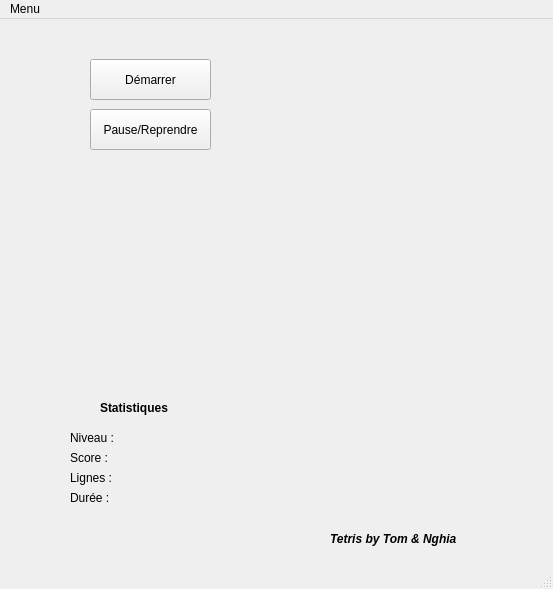
<?xml version="1.0" encoding="UTF-8"?>
<ui version="4.0">
 <class>MainWindow</class>
 <widget class="QMainWindow" name="MainWindow">
  <property name="geometry">
   <rect>
    <x>0</x>
    <y>0</y>
    <width>553</width>
    <height>589</height>
   </rect>
  </property>
  <property name="windowTitle">
   <string>MainWindow</string>
  </property>
  <property name="styleSheet">
   <string notr="true">selection-background-color: rgb(250, 247, 187);</string>
  </property>
  <widget class="QWidget" name="centralwidget">
   <widget class="QLabel" name="lb_pro">
    <property name="geometry">
     <rect>
      <x>330</x>
      <y>500</y>
      <width>141</width>
      <height>41</height>
     </rect>
    </property>
    <property name="text">
     <string>&lt;b&gt;&lt;i&gt;Tetris by Tom &amp; Nghia&lt;/i&gt;&lt;/b&gt;</string>
    </property>
   </widget>
   <widget class="QLabel" name="lb_nv">
    <property name="geometry">
     <rect>
      <x>70</x>
      <y>410</y>
      <width>58</width>
      <height>18</height>
     </rect>
    </property>
    <property name="text">
     <string>Niveau : </string>
    </property>
   </widget>
   <widget class="QLabel" name="lb_score">
    <property name="geometry">
     <rect>
      <x>70</x>
      <y>430</y>
      <width>58</width>
      <height>18</height>
     </rect>
    </property>
    <property name="text">
     <string>Score :</string>
    </property>
   </widget>
   <widget class="QLabel" name="lb_duree">
    <property name="geometry">
     <rect>
      <x>70</x>
      <y>470</y>
      <width>58</width>
      <height>18</height>
     </rect>
    </property>
    <property name="text">
     <string>Durée : </string>
    </property>
   </widget>
   <widget class="QLabel" name="lb_ligne">
    <property name="geometry">
     <rect>
      <x>70</x>
      <y>450</y>
      <width>58</width>
      <height>18</height>
     </rect>
    </property>
    <property name="text">
     <string>Lignes :</string>
    </property>
   </widget>
   <widget class="QLabel" name="lb_apm">
    <property name="geometry">
     <rect>
      <x>100</x>
      <y>380</y>
      <width>81</width>
      <height>18</height>
     </rect>
    </property>
    <property name="focusPolicy">
     <enum>Qt::NoFocus</enum>
    </property>
    <property name="text">
     <string>&lt;b&gt;Statistiques&lt;/b&gt;</string>
    </property>
   </widget>
   <widget class="QLabel" name="lb_nv_val">
    <property name="geometry">
     <rect>
      <x>140</x>
      <y>410</y>
      <width>58</width>
      <height>18</height>
     </rect>
    </property>
    <property name="text">
     <string>&lt;b&gt;</string>
    </property>
    <property name="textFormat">
     <enum>Qt::RichText</enum>
    </property>
   </widget>
   <widget class="QLabel" name="lb_score_val">
    <property name="geometry">
     <rect>
      <x>140</x>
      <y>430</y>
      <width>58</width>
      <height>18</height>
     </rect>
    </property>
    <property name="text">
     <string>&lt;html&gt;&lt;head/&gt;&lt;body&gt;&lt;p&gt;&lt;br/&gt;&lt;/p&gt;&lt;/body&gt;&lt;/html&gt;</string>
    </property>
    <property name="textFormat">
     <enum>Qt::RichText</enum>
    </property>
   </widget>
   <widget class="QLabel" name="lb_ligne_val">
    <property name="geometry">
     <rect>
      <x>140</x>
      <y>450</y>
      <width>58</width>
      <height>18</height>
     </rect>
    </property>
    <property name="text">
     <string>&lt;b&gt;</string>
    </property>
    <property name="textFormat">
     <enum>Qt::RichText</enum>
    </property>
   </widget>
   <widget class="QLabel" name="lb_duree_val">
    <property name="geometry">
     <rect>
      <x>140</x>
      <y>470</y>
      <width>58</width>
      <height>18</height>
     </rect>
    </property>
    <property name="text">
     <string>&lt;b&gt;</string>
    </property>
    <property name="textFormat">
     <enum>Qt::RichText</enum>
    </property>
   </widget>
   <widget class="QPushButton" name="start">
    <property name="geometry">
     <rect>
      <x>90</x>
      <y>40</y>
      <width>121</width>
      <height>41</height>
     </rect>
    </property>
    <property name="focusPolicy">
     <enum>Qt::NoFocus</enum>
    </property>
    <property name="text">
     <string>Démarrer</string>
    </property>
   </widget>
   <widget class="QPushButton" name="pause">
    <property name="geometry">
     <rect>
      <x>90</x>
      <y>90</y>
      <width>121</width>
      <height>41</height>
     </rect>
    </property>
    <property name="focusPolicy">
     <enum>Qt::NoFocus</enum>
    </property>
    <property name="text">
     <string>Pause/Reprendre</string>
    </property>
   </widget>
  </widget>
  <widget class="QMenuBar" name="menubar">
   <property name="geometry">
    <rect>
     <x>0</x>
     <y>0</y>
     <width>553</width>
     <height>23</height>
    </rect>
   </property>
   <widget class="QMenu" name="menuMenu">
    <property name="title">
     <string>Menu</string>
    </property>
    <addaction name="actionManuel_d_utilisaleur"/>
    <addaction name="actionManuel_de_d_veloppeurs"/>
   </widget>
   <addaction name="menuMenu"/>
  </widget>
  <widget class="QStatusBar" name="statusbar"/>
  <action name="actionManuel_d_utilisaleur">
   <property name="text">
    <string>Manuel d'utilisaleur</string>
   </property>
  </action>
  <action name="actionManuel_de_d_veloppeurs">
   <property name="text">
    <string>Manuel de développeurs</string>
   </property>
  </action>
 </widget>
 <resources/>
 <connections/>
</ui>
